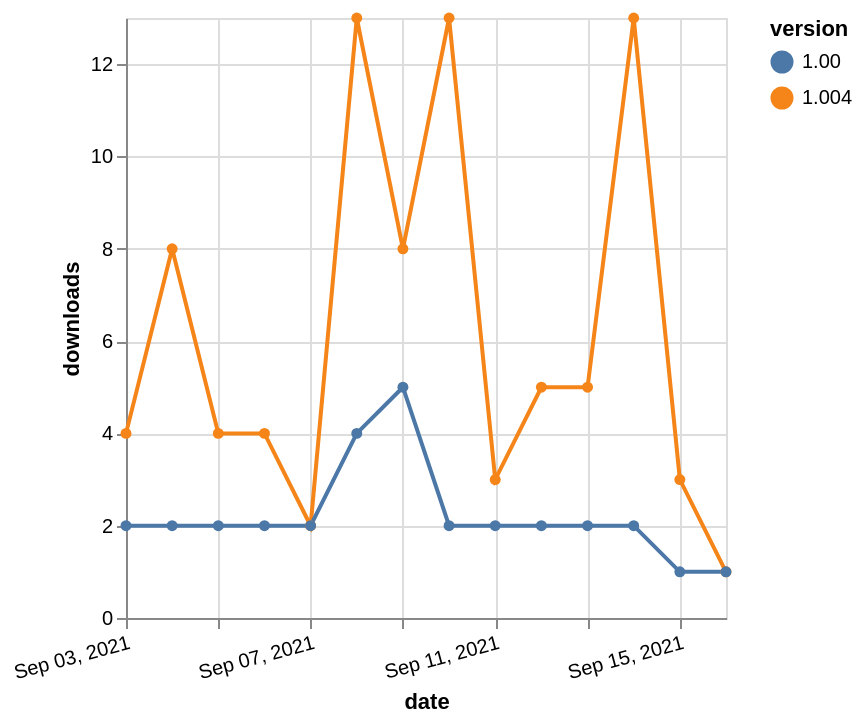

The Vega-Lite source for this figure:
### Vega-Lite specification from a JSON file in a GitHub repository (floating-point values rounded to 4 significant figures)
{"$schema": "https://vega.github.io/schema/vega-lite/v5.json", "description": "A simple bar chart with embedded data.", "data": {"values": [{"date": "2021-09-03", "total": 4305, "delta": 4, "version": "1.004"}, {"date": "2021-09-04", "total": 4313, "delta": 8, "version": "1.004"}, {"date": "2021-09-05", "total": 4317, "delta": 4, "version": "1.004"}, {"date": "2021-09-06", "total": 4321, "delta": 4, "version": "1.004"}, {"date": "2021-09-07", "total": 4323, "delta": 2, "version": "1.004"}, {"date": "2021-09-08", "total": 4336, "delta": 13, "version": "1.004"}, {"date": "2021-09-09", "total": 4344, "delta": 8, "version": "1.004"}, {"date": "2021-09-10", "total": 4357, "delta": 13, "version": "1.004"}, {"date": "2021-09-11", "total": 4360, "delta": 3, "version": "1.004"}, {"date": "2021-09-12", "total": 4365, "delta": 5, "version": "1.004"}, {"date": "2021-09-13", "total": 4370, "delta": 5, "version": "1.004"}, {"date": "2021-09-14", "total": 4383, "delta": 13, "version": "1.004"}, {"date": "2021-09-15", "total": 4386, "delta": 3, "version": "1.004"}, {"date": "2021-09-16", "total": 4387, "delta": 1, "version": "1.004"}, {"date": "2021-09-03", "total": 4061, "delta": 2, "version": "1.00"}, {"date": "2021-09-04", "total": 4063, "delta": 2, "version": "1.00"}, {"date": "2021-09-05", "total": 4065, "delta": 2, "version": "1.00"}, {"date": "2021-09-06", "total": 4067, "delta": 2, "version": "1.00"}, {"date": "2021-09-07", "total": 4069, "delta": 2, "version": "1.00"}, {"date": "2021-09-08", "total": 4073, "delta": 4, "version": "1.00"}, {"date": "2021-09-09", "total": 4078, "delta": 5, "version": "1.00"}, {"date": "2021-09-10", "total": 4080, "delta": 2, "version": "1.00"}, {"date": "2021-09-11", "total": 4082, "delta": 2, "version": "1.00"}, {"date": "2021-09-12", "total": 4084, "delta": 2, "version": "1.00"}, {"date": "2021-09-13", "total": 4086, "delta": 2, "version": "1.00"}, {"date": "2021-09-14", "total": 4088, "delta": 2, "version": "1.00"}, {"date": "2021-09-15", "total": 4089, "delta": 1, "version": "1.00"}, {"date": "2021-09-16", "total": 4090, "delta": 1, "version": "1.00"}]}, "width": "container", "mark": {"type": "line", "point": {"filled": true}}, "encoding": {"x": {"field": "date", "type": "temporal", "timeUnit": "yearmonthdate", "title": "date", "axis": {"labelAngle": -15}}, "y": {"field": "delta", "type": "quantitative", "title": "downloads"}, "color": {"field": "version", "type": "nominal"}, "tooltip": {"field": "delta"}}}
